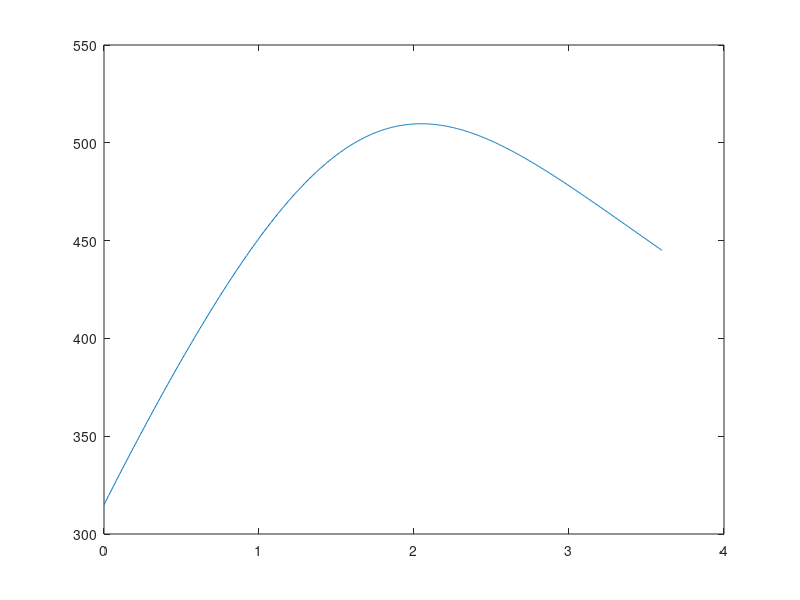

Here is the MATLAB script that generated this plot:
% Domo.

clc; clear; close all; format long;
x0=0; L=3.6;
T0=315; TN=445;
temp_vector=[];
for i=0:1
    N = 360 * (2^i);
    %N=24*(2^i);
    
    x=linspace(x0,L,N+1);
    xvector=x';
    h=(L-x0)/N;
    k=@(x) 2+(x./3);

    alpha=(2.*(k(x(2:N))))./(h^2); 
    beta=(-1/(6*h))-((k(x(2:N-1)))./(h^2));
    gamma=(1/(6*h))-((k(x(3:N)))./(h^2));
    A=diag(alpha,0)+diag(beta,1)+diag(gamma,-1);

    Q=@(x) 280.*exp(-(x-(L/2)).^2);
    b=zeros(N-1,1);
    b(1)=Q(x(2))-(((1/(6*h))-(k(x(2))/(h^2)))*T0);
    b(2:N-2)=Q(x(3:N-1));
    b(N-1)=Q(x(N))-((-(1/(6*h))-(k(x(N)))/(h^2))*TN);

    Tmiddle=A\b;
    Temp=[T0; Tmiddle; TN];
    temp_vector=[temp_vector; Temp((3.12/h)+1)];
end
figure(9)
plot(x,Temp)
temp_vector
